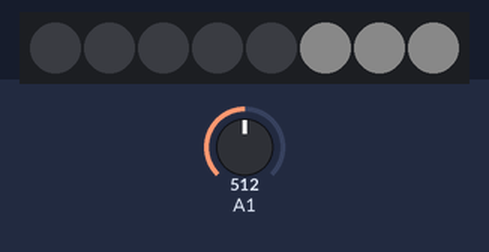
Bench run of a sketch on a simulated ATtiny85, built with avr-gcc and run on an emulated ATtiny85. Shown: 8 RGB LEDs in strip order, left to right. Inputs (shaded band) come from the test bench; at power-on: A1 = 512. Dim RGB values are drawn brighter than linear; the strip is taken to match the declared colour order.

Above: at 1.85 s.
At 2.36 s:
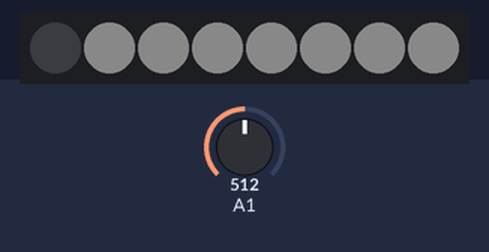
3.2 s: A1 set to 587
6.3 s: A1 set to 616
At 7.69 s:
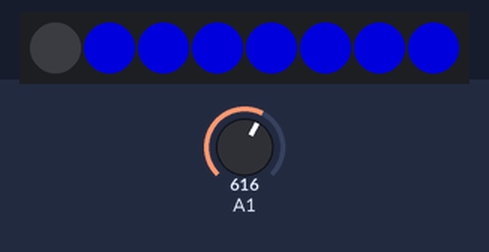
Timing chart, 0 to 15.4 s (numbered marks = the images above; inputs shaded):
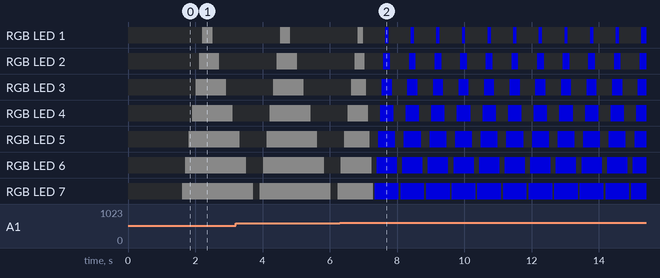

Measured:
- the behaviour switches between 600 and 601 on A1 (found by bisection; images 1 and 2)

The sketch:

ledify.ino
```cpp
#include <Adafruit_NeoPixel.h>
/*
 * Quite simple: uses a 8 pixel long WS2812 strip mounted inside the chassis to a Digispark on an internal USB (header) port.
 * It normally fades blue in and out along the length of the strip.
 * When the +5V rail goes below ~3V or so, the if case switches to the "else" case and blinks white slowly. This is normally
 * while the computer is in standby mode.
 */

/* WS2812 data pin */
#define PIN            0
#define NUMPIXELS      8
Adafruit_NeoPixel pixels = Adafruit_NeoPixel(NUMPIXELS, PIN, NEO_RGB + NEO_KHZ800);

int atxVoltage = 0;

void setup() {
  pixels.begin();
  pinMode(2,INPUT);
}

void loop() {
  atxVoltage = analogRead(1);
  if (atxVoltage > 600) {
    for(int i=0;i<NUMPIXELS;i++){
      pixels.setPixelColor(i, pixels.Color(0,0,0));
      pixels.show();
      delay(50);
    }
    for(int i=NUMPIXELS-1;i>0;i--){
      pixels.setPixelColor(i, pixels.Color(0,0,150));
      pixels.show();
      delay(50);
    }
  } else {
    for(int i=0;i<NUMPIXELS;i++){
      pixels.setPixelColor(i, pixels.Color(0,0,0));
      pixels.show();
      delay(200);
    }
    for(int i=NUMPIXELS-1;i>0;i--){
      pixels.setPixelColor(i, pixels.Color(10,10,10));
      pixels.show();
      delay(100);
    }
  }
}
```
